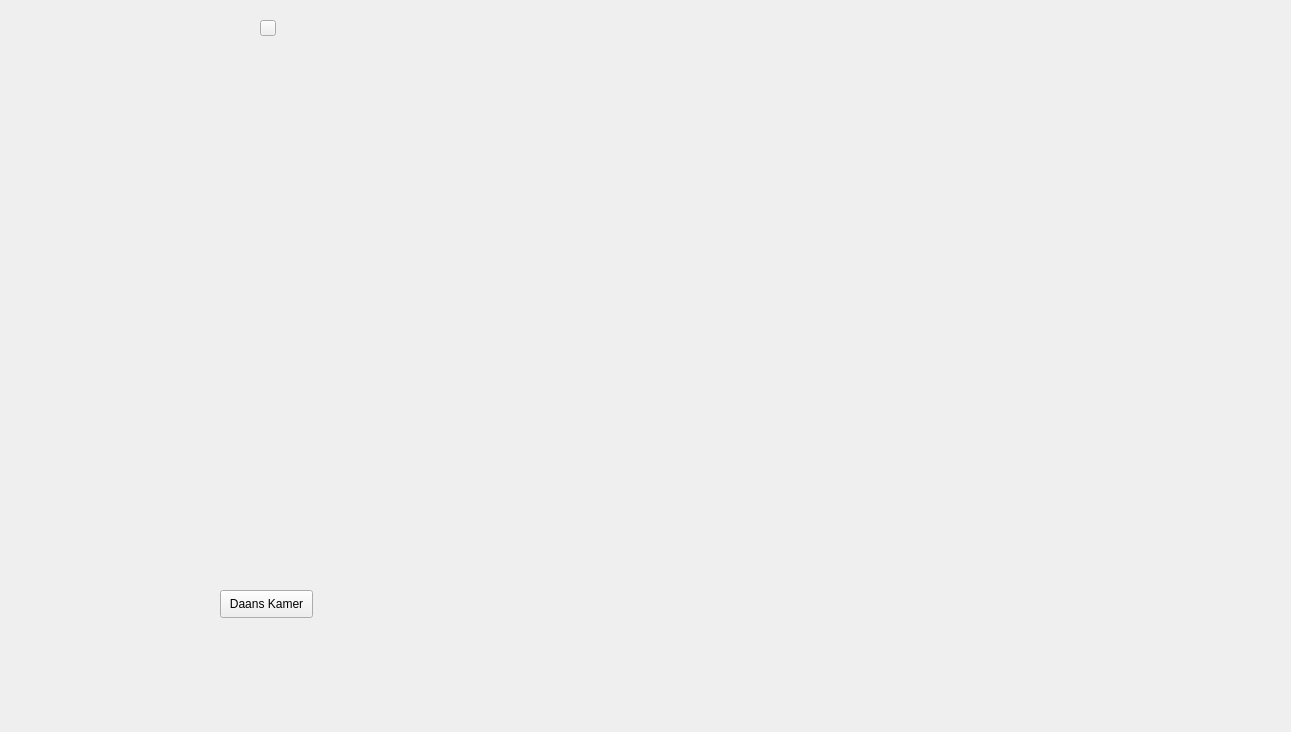
<?xml version="1.0" encoding="UTF-8"?>
<ui version="4.0">
 <class>kamer_daan</class>
 <widget class="QWidget" name="kamer_daan">
  <property name="geometry">
   <rect>
    <x>0</x>
    <y>0</y>
    <width>1291</width>
    <height>732</height>
   </rect>
  </property>
  <property name="windowTitle">
   <string>Form</string>
  </property>
  <widget class="QLabel" name="label_4">
   <property name="geometry">
    <rect>
     <x>860</x>
     <y>330</y>
     <width>191</width>
     <height>131</height>
    </rect>
   </property>
   <property name="text">
    <string/>
   </property>
   <property name="pixmap">
    <pixmap>:/plaatjes/win10.png</pixmap>
   </property>
  </widget>
  <widget class="QPushButton" name="pushButton">
   <property name="geometry">
    <rect>
     <x>260</x>
     <y>20</y>
     <width>16</width>
     <height>16</height>
    </rect>
   </property>
   <property name="cursor">
    <cursorShape>BlankCursor</cursorShape>
   </property>
   <property name="text">
    <string/>
   </property>
  </widget>
  <widget class="QPushButton" name="pushButton_2">
   <property name="geometry">
    <rect>
     <x>220</x>
     <y>590</y>
     <width>93</width>
     <height>28</height>
    </rect>
   </property>
   <property name="cursor">
    <cursorShape>UpArrowCursor</cursorShape>
   </property>
   <property name="text">
    <string>Daans Kamer</string>
   </property>
  </widget>
 </widget>
 <resources/>
 <connections/>
</ui>
